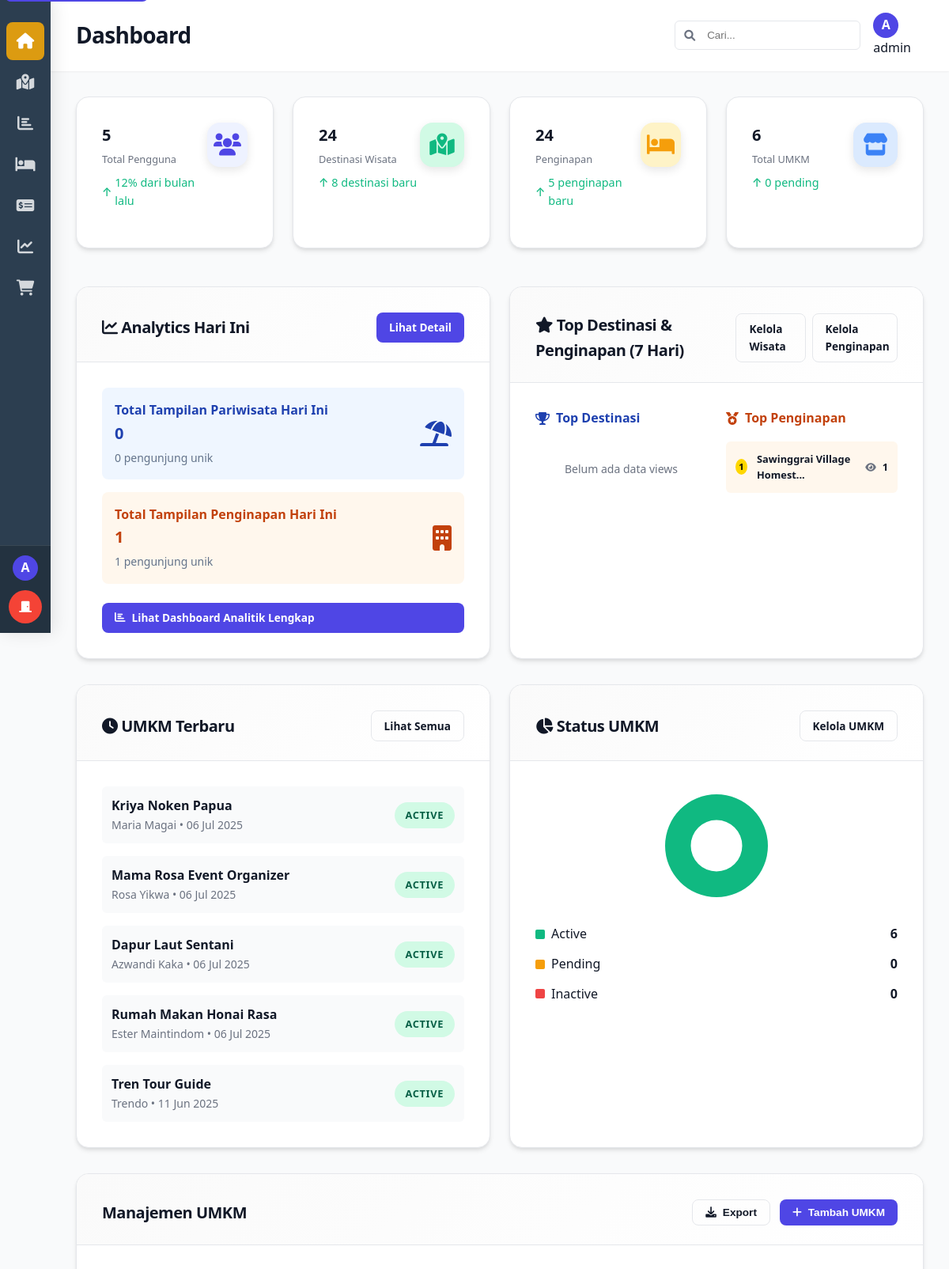
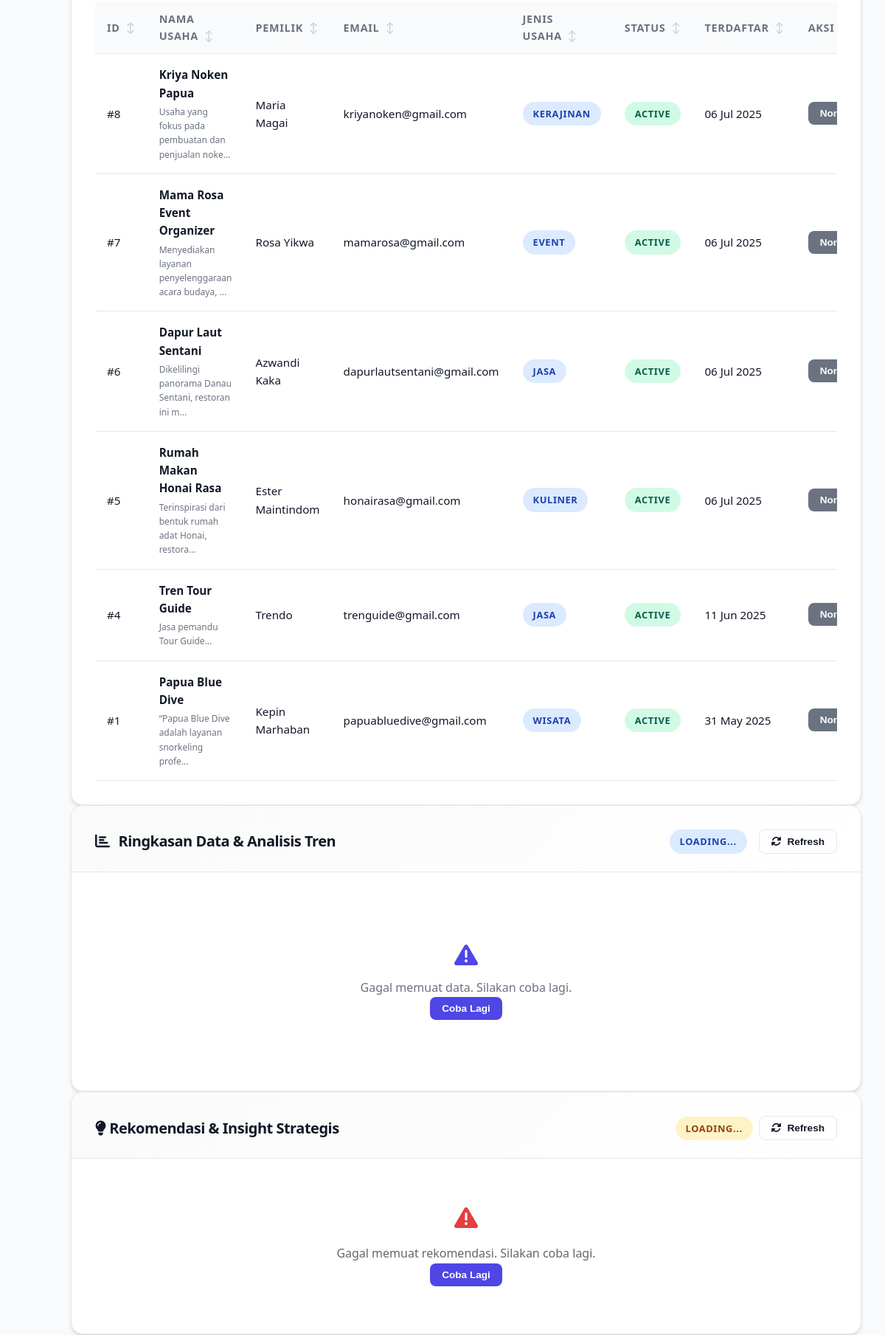
The page /admin/index.php (signed in, upper part) on the database its author committed (2 pictures, top to bottom).
### tables this page shows
CREATE TABLE `penginapan` (
  `id` int(11) NOT NULL,
  `judul` varchar(255) NOT NULL,
  `deskripsi` text NOT NULL,
  `harga` decimal(10,2) NOT NULL,
  `lokasi` varchar(255) NOT NULL,
  `tipe` enum('hotel','villa','resort') NOT NULL,
  `fasilitas` text NOT NULL,
  `photo` varchar(255) NOT NULL,
  `created_at` timestamp NOT NULL DEFAULT current_timestamp(),
  `updated_at` timestamp NOT NULL DEFAULT current_timestamp() ON UPDATE current_timestamp()
);

CREATE TABLE `umkm` (
  `id` int(11) NOT NULL,
  `email` varchar(100) NOT NULL,
  `password` varchar(255) NOT NULL,
  `business_name` varchar(100) NOT NULL,
  `owner_name` varchar(100) NOT NULL,
  `phone` varchar(20) NOT NULL,
  `address` text NOT NULL,
  `business_type` enum('jasa','event','kuliner','kerajinan','wisata') NOT NULL,
  `description` text DEFAULT NULL,
  `profile_image` varchar(255) DEFAULT 'default-umkm.jpg',
  `status` enum('pending','active','inactive') DEFAULT 'pending',
  `created_at` timestamp NOT NULL DEFAULT current_timestamp(),
  `updated_at` timestamp NOT NULL DEFAULT current_timestamp() ON UPDATE current_timestamp()
);

### admin/index.php (the view, shortened to what the rows shown need)
    <?php
$db = getDbConnection();
$top_accommodations_stmt = $db->prepare("
    SELECT
        p.id,
        p.judul,
        COUNT(pv.id) as view_count
    FROM penginapan p
    LEFT JOIN penginapan_views pv ON p.id = pv.penginapan_id
    WHERE pv.view_date >= DATE_SUB(NOW(), INTERVAL 7 DAY)
    GROUP BY p.id
    ORDER BY view_count DESC
    LIMIT 5
");
$top_accommodations_stmt->execute();
$top_accommodations = $top_accommodations_stmt->get_result()->fetch_all(MYSQLI_ASSOC);
$recent_umkm_stmt = $db->prepare("SELECT * FROM umkm ORDER BY created_at DESC LIMIT 5");
$recent_umkm_stmt->execute();
$recent_umkm = $recent_umkm_stmt->get_result()->fetch_all(MYSQLI_ASSOC);
$umkm_stmt = $db->prepare("SELECT * FROM umkm ORDER BY created_at DESC");
$umkm_stmt->execute();
$umkm_list = $umkm_stmt->get_result()->fetch_all(MYSQLI_ASSOC);
?>
<!DOCTYPE html>
<html lang="id">
<head>
    <link rel="stylesheet" href="sidebar.css">
    <link rel="stylesheet" href="admin.css">
    <link rel="stylesheet" href="css/summary.css">
    <link rel="stylesheet" href="css/recommendations.css">
</head>
<body>
    <div class="admin-wrapper">
        <?php include 'components/sidebar.php'; ?>
        <div class="main-content" id="main-content">
            <?php include 'components/header.php'; ?>
            <div class="content-wrapper">
                <div class="grid grid-2" style="margin-bottom: 2rem;">
                    <div class="card">
                        <div class="card-body">
                            <div class="combined-tops-grid">
                                <div>
                                    <?php if (empty($top_accommodations)): ?>
                                        <p style="color: var(--text-secondary); text-align: center; padding: 1.5rem 0; font-size: 0.875rem;">
                                            Belum ada data views
                                        </p>
                                    <?php else: ?>
                                        <div style="display: flex; flex-direction: column; gap: 0.75rem;">
                                            <?php foreach ($top_accommodations as $index => $acc): ?>
                                                <div style="display: flex; justify-content: space-between; align-items: center; padding: 0.75rem; border-radius: 0.375rem; background: #FFF7ED;">
                                                    <div style="display: flex; align-items: center; gap: 0.75rem;">
                                                        <div style="width: 20px; height: 20px; background: <?php echo $index === 0 ? '#FFD700' : ($index === 1 ? '#C0C0C0' : ($index === 2 ? '#CD7F32' : '#E5E7EB')); ?>; border-radius: 50%; display: flex; align-items: center; justify-content: center; font-size: 0.7rem; font-weight: bold; color: <?php echo $index < 3 ? '#000' : '#6B7280'; ?>;">
                                                            <?php echo $index + 1; ?>
                                                        </div>
                                                        <div>
                                                            <div style="font-weight: 600; font-size: 0.8rem;"><?php echo htmlspecialchars(substr($acc['judul'], 0, 25)) . (strlen($acc['judul']) > 25 ? '...' : ''); ?></div>
                                                        </div>
                                                    </div>
                                                    <div style="display: flex; align-items: center; gap: 0.5rem;">
                                                        <span style="font-size: 0.75rem; color: #6B7280;"><i class="fas fa-eye"></i></span>
                                                        <span style="font-weight: 600; font-size: 0.8rem;"><?php echo number_format($acc['view_count']); ?></span>
                                                    </div>
                                                </div>
                                            <?php endforeach; ?>
                                        </div>
                                    <?php endif; ?>
                                </div>
                            </div>
                        </div>
                    </div>
                </div>
                <div class="grid grid-2" style="margin-bottom: 2rem;">
                    <div class="card">
                        <div class="card-body">
                            <?php if (empty($recent_umkm)): ?>
                                <p style="color: var(--text-secondary); text-align: center; padding: 2rem 0;">
                                    Belum ada UMKM terdaftar
                                </p>
                            <?php else: ?>
                                <div style="display: flex; flex-direction: column; gap: 1rem;">
                                    <?php foreach ($recent_umkm as $umkm): ?>
                                        <div style="display: flex; justify-content: space-between; align-items: center; padding: 0.75rem; border-radius: 0.375rem; background: #F9FAFB;">
                                            <div>
                                                <div style="font-weight: 600;"><?php echo htmlspecialchars($umkm['business_name']); ?></div>
                                                <div style="font-size: 0.875rem; color: var(--text-secondary);">
                                                    <?php echo htmlspecialchars($umkm['owner_name']); ?> • <?php echo date('d M Y', strtotime($umkm['created_at'])); ?>
                                                </div>
                                            </div>
                                            <span class="badge badge-<?php echo $umkm['status'] == 'active' ? 'success' : ($umkm['status'] == 'pending' ? 'warning' : 'danger'); ?>">
                                                <?php echo ucfirst($umkm['status']); ?>
                                            </span>
                                        </div>
                                    <?php endforeach; ?>
                                </div>
                            <?php endif; ?>
                        </div>
                    </div>
                </div>
                <div class="card" id="umkm-management">
                    <div class="card-body">
                        <?php if (empty($umkm_list)): ?>
                            <p style="text-align: center; padding: 3rem 0; color: var(--text-secondary);">
                                Belum ada UMKM yang terdaftar.
                            </p>
                        <?php else: ?>
                            <div style="overflow-x: auto;">
                                <table class="data-table">
                                    <thead>
                                        <tr>
                                            <th data-sortable>ID</th>
                                            <th data-sortable>Nama Usaha</th>
                                            <th data-sortable>Pemilik</th>
                                            <th data-sortable>Email</th>
                                            <th data-sortable>Jenis Usaha</th>
                                            <th data-sortable>Status</th>
                                            <th data-sortable>Terdaftar</th>
                                            <th>Aksi</th>
                                        </tr>
                                    </thead>
                                    <tbody>
                                        <?php foreach ($umkm_list as $umkm): ?>
                                            <tr>
                                                <td>#<?php echo $umkm['id']; ?></td>
                                                <td>
                                                    <div>
                                                        <div style="font-weight: 600;"><?php echo htmlspecialchars($umkm['business_name']); ?></div>
                                                        <?php if ($umkm['description']): ?>
                                                            <div style="font-size: 0.75rem; color: var(--text-secondary); margin-top: 0.25rem;">
                                                                <?php echo htmlspecialchars(substr($umkm['description'], 0, 50)) . '...'; ?>
                                                            </div>
                                                        <?php endif; ?>
                                                    </div>
                                                </td>
                                                <td><?php echo htmlspecialchars($umkm['owner_name']); ?></td>
                                                <td><?php echo htmlspecialchars($umkm['email']); ?></td>
                                                <td>
                                                    <span class="badge badge-info">
                                                        <?php echo ucfirst($umkm['business_type']); ?>
                                                    </span>
                                                </td>
                                                <td>
                                                    <span class="badge badge-<?php echo $umkm['status'] == 'active' ? 'success' : ($umkm['status'] == 'pending' ? 'warning' : 'danger'); ?>">
                                                        <?php echo ucfirst($umkm['status']); ?>
                                                    </span>
                                                </td>
                                                <td><?php echo date('d M Y', strtotime($umkm['created_at'])); ?></td>
                                                <td>
                                                    <div class="action-buttons">
                                                        <?php if ($umkm['status'] == 'pending'): ?>
                                                            <form method="POST" style="display: inline;">
                                                                <input type="hidden" name="umkm_id" value="<?php echo $umkm['id']; ?>">
                                                                <input type="hidden" name="status" value="active">
                                                                <button type="submit" name="update_status" class="btn btn-success btn-sm"
                                                                        onclick="return confirmDelete('Setujui UMKM ini?')">
                                                                    Setujui
                                                                </button>
                                                            </form>
                                                            <form method="POST" style="display: inline;">
                                                                <input type="hidden" name="umkm_id" value="<?php echo $umkm['id']; ?>">
                                                                <input type="hidden" name="status" value="inactive">
                                                                <button type="submit" name="update_status" class="btn btn-danger btn-sm"
                                                                        onclick="return confirmDelete('Tolak UMKM ini?')">
                                                                    Tolak
                                                                </button>
                                                            </form>
                                                        <?php elseif ($umkm['status'] == 'active'): ?>
                                                            <form method="POST" style="display: inline;">
                                                                <button type="submit" name="update_status" class="btn btn-secondary btn-sm"
                                                                        onclick="return confirmDelete('Nonaktifkan UMKM ini?')">
                                                                    Nonaktifkan
                                                                </button>
                                                            </form>
                                                        <?php endif; ?>
                                                    </div>
                                                </td>
                                            </tr>
                                        <?php endforeach; ?>
                                    </tbody>
                                </table>
                            </div>
                        <?php endif; ?>
                    </div>
                </div>
            </div>
        </div>
    </div>
</body>
</html>

### rows shown on the page
penginapan: judul "Sawinggrai Village Homest", view_count "1"
umkm: business_name "Kriya Noken Papua", owner_name "Maria Magai", created_at "06 Jul 2025", status "ACTIVE", id "8", description "Usaha yang fokus pada pembuatan dan penjualan noke", email "kriyanoken@gmail.com", business_type "KERAJINAN"
umkm: business_name "Mama Rosa Event Organizer", owner_name "Rosa Yikwa", created_at "06 Jul 2025", status "ACTIVE", id "7", description "Menyediakan layanan penyelenggaraan acara budaya,", email "mamarosa@gmail.com", business_type "EVENT"
umkm: business_name "Dapur Laut Sentani", owner_name "Azwandi Kaka", created_at "06 Jul 2025", status "ACTIVE", id "6", description "Dikelilingi panorama Danau Sentani, restoran ini m", email "dapurlautsentani@gmail.com", business_type "JASA"
umkm: business_name "Rumah Makan Honai Rasa", owner_name "Ester Maintindom", created_at "06 Jul 2025", status "ACTIVE", id "5", description "Terinspirasi dari bentuk rumah adat Honai, restora", email "honairasa@gmail.com", business_type "KULINER"
umkm: business_name "Tren Tour Guide", owner_name "Trendo", created_at "11 Jun 2025", status "ACTIVE", id "4", description "Jasa pemandu Tour Guide", email "trenguide@gmail.com", business_type "JASA"
umkm: id "1", business_name "Papua Blue Dive", description "“Papua Blue Dive adalah layanan snorkeling profe", owner_name "Kepin Marhaban", email "papuabluedive@gmail.com", business_type "WISATA", status "ACTIVE", created_at "31 May 2025"

### other values the page prints
substr($_SESSION['admin_username'] ?? 'A', 0, 1) "A"
$page_title "Dashboard"
substr($admin_username, 0, 1) "A"
$admin_username "admin"
$total_users "5"
$total_destinations "24"
$total_lodgings "24"
array_sum($umkm_stats) "6"
$umkm_stats['pending'] "0"
$analytics_today['total_views_today'] "0"
$analytics_today['unique_visitors_today'] "0"
$acc_analytics_today['total_views_today'] "1"
$acc_analytics_today['unique_visitors_today'] "1"
$umkm_stats['active'] "6"
$umkm_stats['inactive'] "0"
